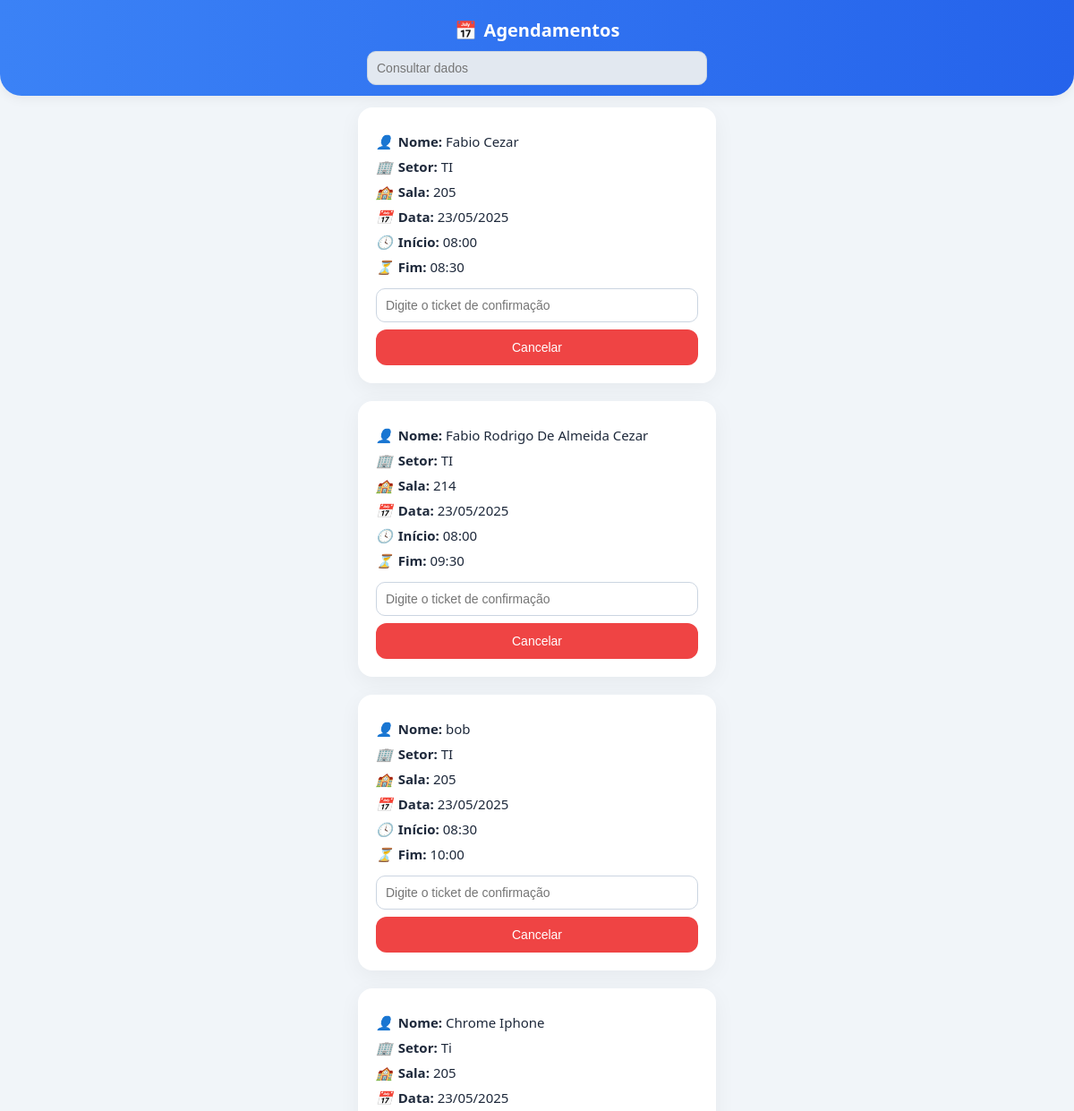
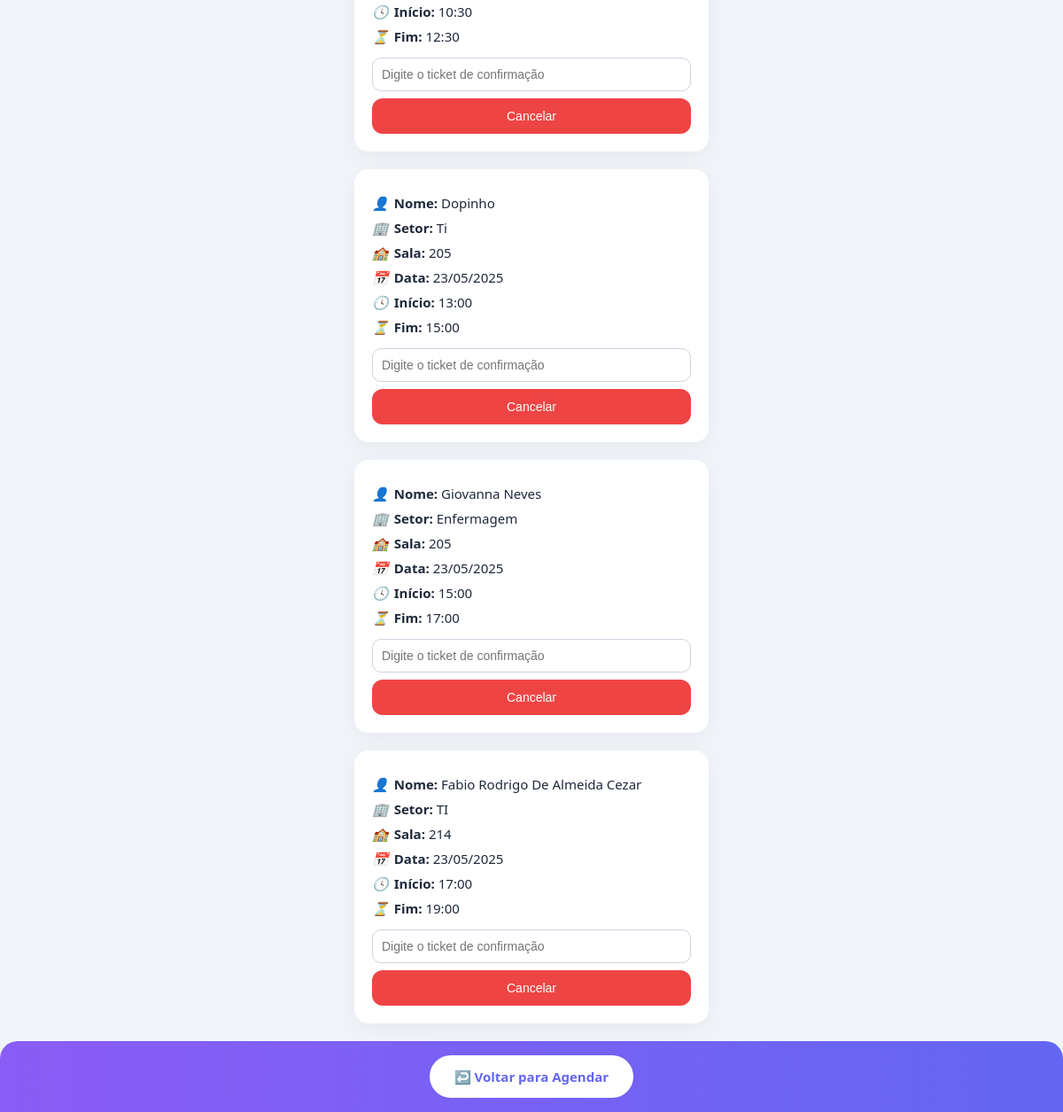
/meus-agendamentos, run on the app's committed database (2 pictures, top to bottom).
### app/agendamento.py (models this page shows)
class Agendamento(db.Model):
    id = db.Column(db.Integer, primary_key=True)
    nome = db.Column(db.String(100), nullable=False)
    telefone = db.Column(db.String(20), nullable=False)
    setor = db.Column(db.String(100), nullable=False)
    sala = db.Column(db.String(10), nullable=False)
    data = db.Column(db.String(10), nullable=False)
    inicio = db.Column(db.DateTime, nullable=False)
    fim = db.Column(db.DateTime, nullable=False)
    ticket = db.Column(db.String(12), unique=True, nullable=False, default=lambda: uuid.uuid4().hex[:8])

### app/agendamento.py (the view)
@app.route("/meus-agendamentos")
def meus_agendamentos():
    nome = request.args.get("nome", "").strip()
    if nome:
        agendamentos = Agendamento.query.filter(
            Agendamento.nome.ilike(f"%{nome}%")
        ).order_by(Agendamento.data, Agendamento.inicio).all()
    else:
        agendamentos = Agendamento.query.order_by(Agendamento.data, Agendamento.inicio).all()
    for a in agendamentos:
        try:
            a.data_formatada = datetime.strptime(a.data, "%Y-%m-%d").strftime("%d/%m/%Y")
        except ValueError:
            a.data_formatada = a.data
    return render_template("meus_agendamentos.html", agendamentos=agendamentos)

### app/agendamento.py (called while the page is built)
@app.after_request
def add_header(response):
    response.headers["Cache-Control"] = "no-store, no-cache, must-revalidate, max-age=0"
    return response

### app/templates/meus_agendamentos.html (shortened to what this page needs)
<!DOCTYPE html>
<html lang="pt-BR">
<head>
</head>
<body>
  <div class="top-bar">
    <div class="titulo">📅 <strong>Agendamentos</strong></div>
    <input type="text" id="pesquisa" placeholder="Consultar dados" onkeyup="filtrarAgendamentos()">
  </div>
  {% if agendamentos %}
    {% for a in agendamentos %}
      <div class="card" data-nome="{{ a.nome|lower }}">
        <p><i>👤</i><strong>Nome:</strong> {{ a.nome }}</p>
        <p><i>🏢</i><strong>Setor:</strong> {{ a.setor }}</p>
        <p><i>🏫</i><strong>Sala:</strong> {{ a.sala }}</p>
        <p><i>📅</i><strong>Data:</strong> {{ a.data_formatada }}</p>
        <p><i>🕓</i><strong>Início:</strong> {{ a.inicio.strftime('%H:%M') }}</p>
        <p><i>⏳</i><strong>Fim:</strong> {{ a.fim.strftime('%H:%M') }}</p>
        <form method="POST" action="{{ url_for('cancelar_por_ticket', id=a.id) }}">
          <input type="text" name="ticket" placeholder="Digite o ticket de confirmação" required>
          <button type="submit">Cancelar</button>
        </form>
      </div>
    {% endfor %}
  {% else %}
    <p style="color: #475569; margin-top: 60px;">Nenhum agendamento encontrado para esse nome.</p>
  {% endif %}
  <div class="bottom-bar">
    <a href="{{ url_for('agendar') }}">↩️ Voltar para Agendar</a>
  </div>
</body>
</html>

### app/templates/meus_agendamentos.html (style rules this page uses)
* { box-sizing: border-box; }
body { font-family: 'Segoe UI', sans-serif; background-color: #f1f5f9; margin: 0; padding: 0; text-align: center; padding-top: 100px; padding-bottom: 80px; }
.top-bar { position: fixed; top: 0; left: 0; right: 0; background: linear-gradient(to right, #3b82f6, #2563eb); color: white; padding: 20px 16px 12px; font-size: 18px; font-weight: 500; display: flex; flex-direction: column; align-items: center; z-index: 1000; border-bottom-left-radius: 24px; border-bottom-right-radius: 24px; box-shadow: 0 4px 12px rgba(0, 0, 0, 0.05); }
.top-bar .titulo { font-size: 20px; display: flex; align-items: center; gap: 8px; margin-bottom: 10px; }
.top-bar input { padding: 10px 14px; border-radius: 12px; border: none; width: 100%; max-width: 380px; font-size: 14px; background: #e2e8f0; transition: all 0.2s ease; }
.card { background: #ffffff; border-radius: 16px; box-shadow: 0 6px 24px rgba(0, 0, 0, 0.05); padding: 20px; max-width: 400px; margin: 20px auto; text-align: left; animation: fadeInUp 0.4s ease both; }
.card p { font-size: 15px; margin: 8px 0; color: #1e293b; }
.card p strong { font-weight: 600; }
.card p i { margin-right: 6px; }
form { margin-top: 14px; display: flex; flex-direction: column; gap: 8px; }
input[type="text"] { padding: 10px; border-radius: 10px; border: 1px solid #cbd5e1; font-size: 14px; }
button { background: #ef4444; color: white; border: none; padding: 12px; font-size: 14px; border-radius: 12px; cursor: pointer; transition: transform 0.15s ease, box-shadow 0.15s ease; }
.bottom-bar { position: fixed; bottom: 0; left: 0; right: 0; background: linear-gradient(to right, #8b5cf6, #6366f1); padding: 16px; z-index: 1000; border-top-left-radius: 20px; border-top-right-radius: 20px; }
.bottom-bar a { background: white; color: #6366f1; font-weight: 600; padding: 14px 28px; border-radius: 30px; text-decoration: none; font-size: 15px; display: inline-block; transition: transform 0.2s ease; }

### data on the page
Agendamento: nome "Fabio Cezar", setor "TI", sala "205", data_formatada "23/05/2025", inicio "08:00", fim "08:30"
Agendamento: nome "Fabio Rodrigo De Almeida Cezar", setor "TI", sala "214", data_formatada "23/05/2025", inicio "08:00", fim "09:30"
Agendamento: nome "bob", setor "TI", sala "205", data_formatada "23/05/2025", inicio "08:30", fim "10:00"
Agendamento: nome "Chrome Iphone", setor "Ti", sala "205", data_formatada "23/05/2025", inicio "10:30", fim "12:30"
Agendamento: nome "Dopinho", setor "Ti", sala "205", data_formatada "23/05/2025", inicio "13:00", fim "15:00"
Agendamento: nome "Giovanna Neves", setor "Enfermagem", sala "205", data_formatada "23/05/2025", inicio "15:00", fim "17:00"
Agendamento: nome "Fabio Rodrigo De Almeida Cezar", setor "TI", sala "214", data_formatada "23/05/2025", inicio "17:00", fim "19:00"
